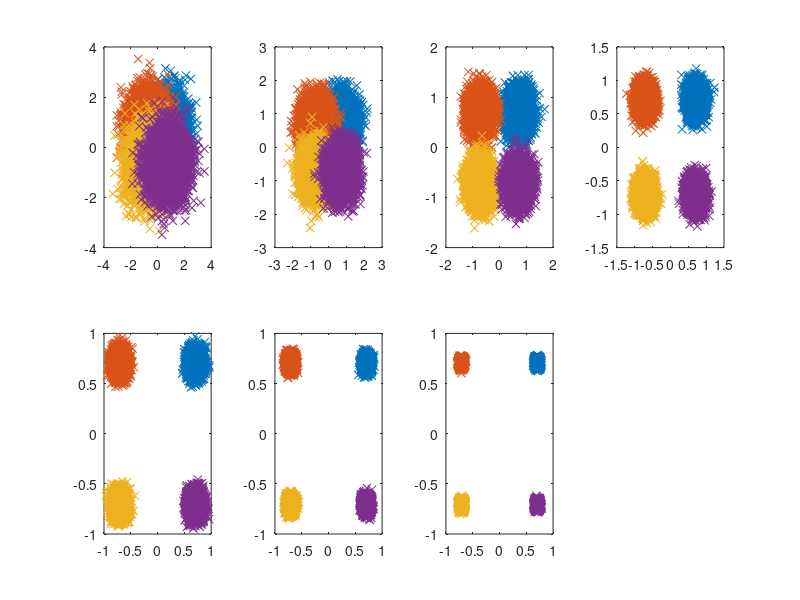
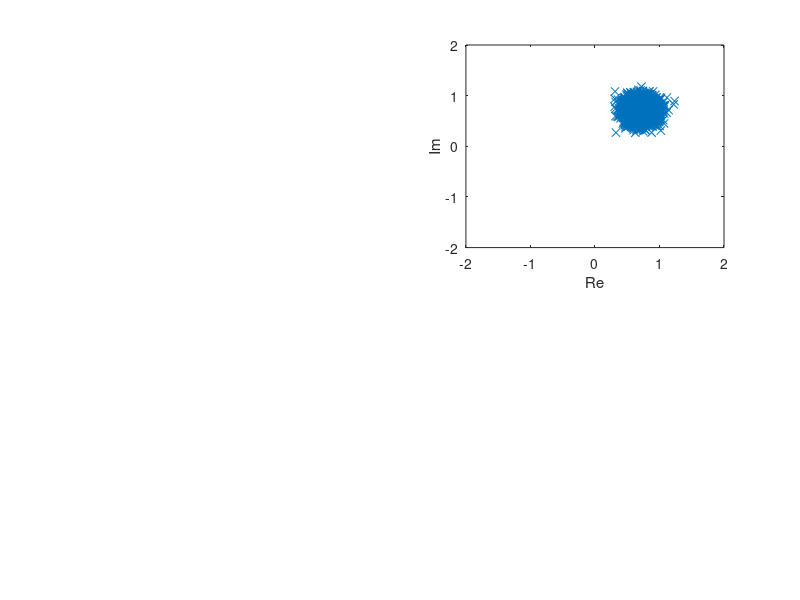

Source code (MATLAB) for these figures, in order: (Note: this script raises an error after producing the figures.)
%% initialization
clc; clear; close all;

%% Setting
SNR = 0:5:30;
M_Q = 4;
M_8 = 8;
%% Create QPSK and Add Noise
for dB = 1:7
%     figure;
    for pos = 0:3
        make_rand = ['n_Q_', num2str(pos), '_', num2str(dB),' = randi([', num2str(pos),',', num2str(pos),'], 5000, 1);'];
        eval(make_rand)
        make_mod_Q = ['mod_Q_', num2str(pos), '_', num2str(dB),' = pskmod(n_Q_', num2str(pos), '_', num2str(dB),', M_Q, pi/4);'];
        eval(make_mod_Q)
        make_y_Q = ['y_Q_', num2str(pos), '_', num2str(dB),' = awgn(mod_Q_', num2str(pos), '_', num2str(dB),',SNR(', num2str(dB),'));'];
        eval(make_y_Q)
        make_Q_subplot = ['subplot(2, 4, ', num2str(dB),')'];
        eval(make_Q_subplot)
        make_Q_plot = ['plot(real(y_Q_', num2str(pos), '_', num2str(dB),'), imag(y_Q_', num2str(pos), '_', num2str(dB),'), ''x''); hold on;'];
        eval(make_Q_plot)
    end
end

figure;
subplot(2, 2, 2)
plot(real(y_Q_0_4), imag(y_Q_0_4), 'x')
axis([-2 2 -2 2])
xlabel("Re")
ylabel("Im")
xline(0)
yline(0)

subplot(2, 2, 1)
plot(real(y_Q_1_4), imag(y_Q_1_4), 'x')
axis([-2 2 -2 2])
xlabel("Re")
ylabel("Im")
xline(0)
yline(0)

subplot(2, 2, 3)
plot(real(y_Q_2_4), imag(y_Q_2_4), 'x')
axis([-2 2 -2 2])
xlabel("Re")
ylabel("Im")
xline(0)
yline(0)

subplot(2, 2, 4)
plot(real(y_Q_3_4), imag(y_Q_3_4), 'x')
axis([-2 2 -2 2])
xlabel("Re")
ylabel("Im")
xline(0)
yline(0)

%% Create 8PSK and Add Noise
figure;
for dB = 1:7
%     figure;
    for pos = 0:7
        make_rand = ['n_8_', num2str(pos), '_', num2str(dB),' = randi([', num2str(pos),',', num2str(pos),'], 5000, 1);'];
        eval(make_rand)
        make_mod_8 = ['mod_8_', num2str(pos), '_', num2str(dB),' = pskmod(n_8_', num2str(pos), '_', num2str(dB),', M_8, pi/8);'];
        eval(make_mod_8)
        make_y_8 = ['y_8_', num2str(pos), '_', num2str(dB),' = awgn(mod_8_', num2str(pos), '_', num2str(dB),',SNR(', num2str(dB),'));'];
        eval(make_y_8)
        make_8_subplot = ['subplot(2, 4, ', num2str(dB),')'];
        eval(make_8_subplot)
        make_8_plot = ['plot(real(y_8_', num2str(pos), '_', num2str(dB),'), imag(y_8_', num2str(pos), '_', num2str(dB),'), ''x''); hold on;'];
        eval(make_8_plot)
    end
end

figure;
subplot(4, 4, 8)
plot(real(y_8_0_4), imag(y_8_0_4), 'x')
axis([-2 2 -2 2])
xlabel("Re")
ylabel("Im")
xline(0)
yline(0)

subplot(4, 4, 3)
plot(real(y_8_1_4), imag(y_8_1_4), 'x')
axis([-2 2 -2 2])
xlabel("Re")
ylabel("Im")
xline(0)
yline(0)

subplot(4, 4, 2)
plot(real(y_8_2_4), imag(y_8_2_4), 'x')
axis([-2 2 -2 2])
xlabel("Re")
ylabel("Im")
xline(0)
yline(0)

subplot(4, 4, 5)
plot(real(y_8_3_4), imag(y_8_3_4), 'x')
axis([-2 2 -2 2])
xlabel("Re")
ylabel("Im")
xline(0)
yline(0)

subplot(4, 4, 9)
plot(real(y_8_4_4), imag(y_8_4_4), 'x')
axis([-2 2 -2 2])
xlabel("Re")
ylabel("Im")
xline(0)
yline(0)

subplot(4, 4, 14)
plot(real(y_8_5_4), imag(y_8_5_4), 'x')
axis([-2 2 -2 2])
xlabel("Re")
ylabel("Im")
xline(0)
yline(0)

subplot(4, 4, 15)
plot(real(y_8_6_4), imag(y_8_6_4), 'x')
axis([-2 2 -2 2])
xlabel("Re")
ylabel("Im")
xline(0)
yline(0)

subplot(4, 4, 12)
plot(real(y_8_7_4), imag(y_8_7_4), 'x')
axis([-2 2 -2 2])
xlabel("Re")
ylabel("Im")
xline(0)
yline(0)

%% QPSK 00 ~ 11비트, 0dB ~ 30dB 까지 3000개 데이터셋 생성
% for dB = 1:7
%     figure;
%     for pos = 0:3
%         for N = 1:3000
%                 make_plot = ['plot(real(y_Q_', num2str(pos), '_', num2str(dB),'(N)), imag(y_Q_', num2str(pos), '_', num2str(dB),'(N)), ''k--x'');'];
%                 eval(make_plot)
%                 xticks([])
%                 yticks([])
%                 axis([-2 2 -2 2])
%                 make_data = ['exportgraphics(gcf, ''classification_datasets/simbol_detection/QPSK_', num2str(SNR(dB)),'dB/', num2str(pos+1),'/', num2str(N), '.png'', ''Resolution'', 50);'];
%                 eval(make_data)
%         end
%     end
% end

%% 8PSK 000 ~ 111비트 0dB ~ 30dB 까지 3000개 데이터셋 생성
% for dB = 1:1
%     figure;
%     for pos = 0:7
%         for N = 1:3000
%                 make_plot = ['plot(real(y_8_', num2str(pos), '_', num2str(dB),'(N)), imag(y_8_', num2str(pos), '_', num2str(dB),'(N)), ''k--x''); hold on;'];
%                 eval(make_plot)
%                 xticks([])
%                 yticks([])
%                 axis([-2 2 -2 2])
% %                 make_data = ['exportgraphics(gcf, ''classification_datasets/simbol_detection/8PSK_', num2str(SNR(dB)),'dB/', num2str(pos+1),'/', num2str(N), '.png'', ''Resolution'', 50);'];
% %                 eval(make_data)
%         end
%     end
% end
